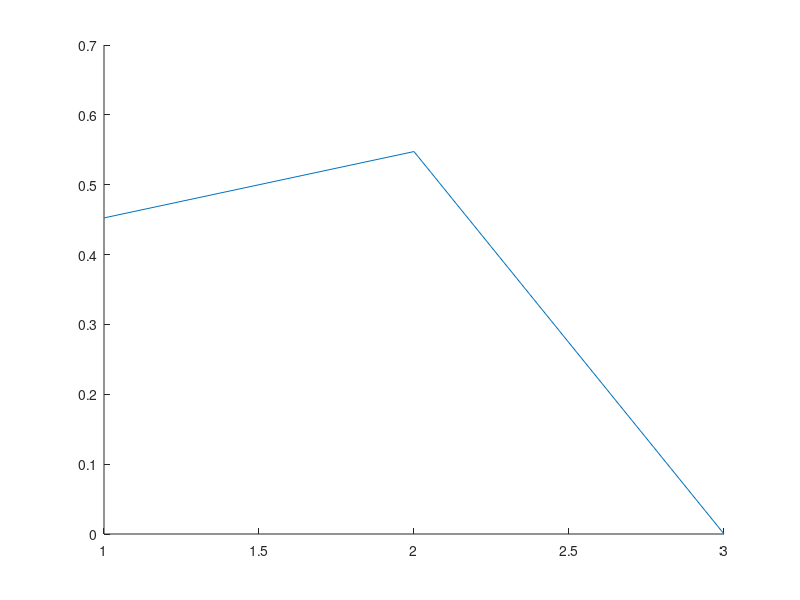

This figure's MATLAB source:
% head-tails data see barber page 192 Learning as Inference
clear;
clc;
H = 1;
T = 0;
%data = [ H T H H T T T H H T H T T H T H T ];
%data = [ H H H H T T H H H T H T H H T H T ];
data = [ H H T T T T T T T T ];
% data = zeros(1,100);
% for i=1:20
	% data(i)=1;
% end;
successes = sum(data(:)==1);
N = length(data);
proportion = successes/N
theta = 0.4;
figure(1); clf; hold on;
%hypothesis = [0.2:0.01:0.96];
hypothesis = [0.1 0.5 0.8];
%uniform prior
prior = ones(1, length(hypothesis));
%prior = prior/(sum(prior));
prior(1,1) = 0.15;
prior(1,2) = 0.8;
prior(1,3) = 0.05;
%update rule
for (i = 1:N)
	for (j=1:length(hypothesis))
		likelihood(j) = binopdf(data(i),1,hypothesis(j));
	end;
	posterior = prior .* likelihood / (sum(prior .* likelihood));
	prior = posterior;
end;
posterior
plot(posterior);
peak_index = find(posterior == max(posterior));
hypothesis(peak_index)